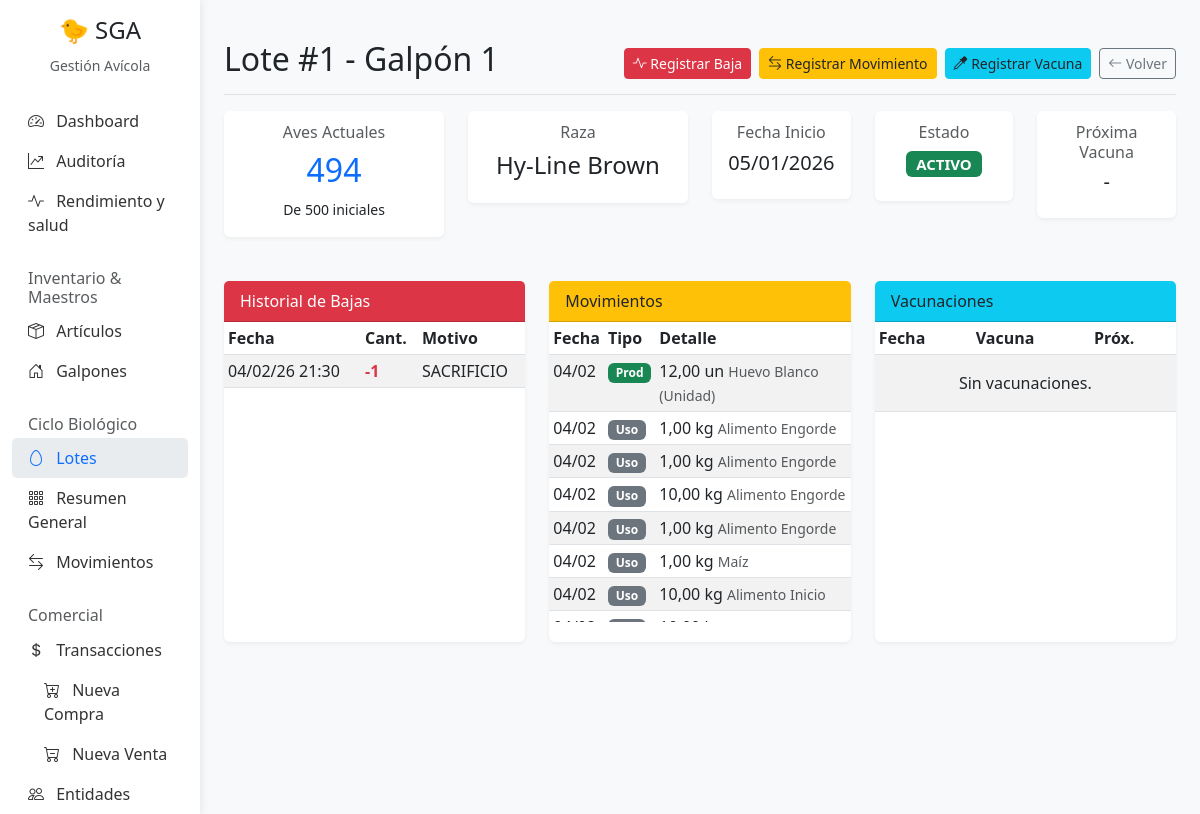
The app's page /lotes/1/ with its own data.
### Gestion/models.py (models this page shows, shortened)
class Lote(models.Model):
    id_lote = models.AutoField(primary_key=True)
    galpon = models.ForeignKey(Galpon, on_delete=models.CASCADE)
    raza = models.CharField(max_length=100)
    fecha_inicio = models.DateField(default=timezone.now)
    aves_iniciales = models.IntegerField()
    aves_actuales = models.IntegerField(editable=False) # Updated by signal
    estado = models.BooleanField(default=True) # Active=True, Closed=False
    fecha_proxima_vacuna = models.DateField(null=True, blank=True)

class Galpon(models.Model):
    id_galpon = models.AutoField(primary_key=True)
    nombre = models.CharField(max_length=100)
    capacidad_max = models.IntegerField()

class RegistroBajas(models.Model):
    id_baja = models.AutoField(primary_key=True)
    lote = models.ForeignKey(Lote, on_delete=models.CASCADE)
    fecha = models.DateTimeField(default=timezone.now)
    cantidad = models.IntegerField()
    motivo = models.CharField(
        max_length=20,
        choices=MotivoBaja.choices,
        default=MotivoBaja.MUERTE_NATURAL
    )

class MovimientoInterno(models.Model):
    id_movimiento = models.AutoField(primary_key=True)
    lote = models.ForeignKey(Lote, on_delete=models.CASCADE)
    articulo = models.ForeignKey(Articulo, on_delete=models.CASCADE)
    tipo_movimiento = models.CharField(
        max_length=20,
        choices=TipoMovimiento.choices
    )
    cantidad = models.DecimalField(max_digits=10, decimal_places=2)
    fecha = models.DateTimeField(default=timezone.now)

class Articulo(models.Model):
    id_articulo = models.AutoField(primary_key=True)
    class UnidadMedida(models.TextChoices):
        UNIDAD = 'Unidad', 'Unidad'
        KG = 'Kg', 'Kg'
        LITRO = 'Litro', 'Litro'
    nombre = models.CharField(max_length=200)
    tipo = models.CharField(max_length=20, choices=TipoArticulo.choices)
    unidad_medida = models.CharField(max_length=50, choices=UnidadMedida.choices, default=UnidadMedida.UNIDAD)
    controlar_stock = models.BooleanField(default=True)
    stock_actual = models.DecimalField(max_digits=10, decimal_places=2, default=0)
    stock_minimo = models.DecimalField(max_digits=10, decimal_places=2, default=0)
    precio_referencia = models.DecimalField(max_digits=10, decimal_places=2, default=0, help_text="Precio base para compras o ventas")
    es_insumo_receta = models.BooleanField(default=False, help_text="Marcar si es un envase o insumo auxiliar para recetas (no se muestra en Kiosco)")

### Gestion/views.py (the view)
# urls.py: path('lotes/<int:pk>/', views.lote_detail, name='lote-detail'),
def lote_detail(request, pk):
    lote = get_object_or_404(Lote, pk=pk)
    bajas = RegistroBajas.objects.filter(lote=lote).order_by('-fecha')
    movimientos = MovimientoInterno.objects.filter(lote=lote).order_by('-fecha')
    vacunaciones = RegistroVacunacion.objects.filter(lote=lote).order_by('-fecha')
    return render(request, 'Gestion/lote_detail.html', {
        'lote': lote,
        'bajas': bajas,
        'movimientos': movimientos,
        'vacunaciones': vacunaciones
    })

### Gestion/templates/Gestion/lote_detail.html (shortened to what this page needs)
{% extends 'Gestion/base.html' %}
{% block content %}
<div class="d-flex justify-content-between flex-wrap flex-md-nowrap align-items-center pt-3 pb-2 mb-3 border-bottom">
    <h1 class="h2">Lote #{{ lote.pk }} - {{ lote.galpon.nombre }}</h1>
    <div class="btn-toolbar mb-2 mb-md-0 gap-2">
        {% if lote.estado %}
        <a href="{% url 'registro-bajas-create' %}?lote_id={{ lote.pk }}" class="btn btn-sm btn-danger">
            <i class="bi bi-activity"></i> Registrar Baja
        </a>
        <a href="{% url 'movimiento-interno-create' %}?lote_id={{ lote.pk }}" class="btn btn-sm btn-warning text-dark">
            <i class="bi bi-arrow-left-right"></i> Registrar Movimiento
        </a>
        <a href="{% url 'registro-vacunacion-create' %}?lote_id={{ lote.pk }}" class="btn btn-sm btn-info text-dark">
            <i class="bi bi-eyedropper"></i> Registrar Vacuna
        </a>
        {% endif %}
        <a href="{% url 'lote-list' %}" class="btn btn-sm btn-outline-secondary">
            <i class="bi bi-arrow-left"></i> Volver
        </a>
    </div>
</div>
<div class="row mb-4">
    <div class="col-md-3">
        <div class="card border-primary">
            <div class="card-body text-center">
                <h6 class="card-subtitle mb-2 text-muted">Aves Actuales</h6>
                <h2 class="card-title text-primary">{{ lote.aves_actuales }}</h2>
                <small>De {{ lote.aves_iniciales }} iniciales</small>
            </div>
        </div>
    </div>
    <div class="col-md-3">
        <div class="card">
            <div class="card-body text-center">
                <h6 class="card-subtitle mb-2 text-muted">Raza</h6>
                <h4>{{ lote.raza }}</h4>
            </div>
        </div>
    </div>
    <div class="col-md-2">
        <div class="card">
            <div class="card-body text-center">
                <h6 class="card-subtitle mb-2 text-muted">Fecha Inicio</h6>
                <h5>{{ lote.fecha_inicio|date:"d/m/Y" }}</h5>
            </div>
        </div>
    </div>
    <div class="col-md-2">
        <div class="card">
            <div class="card-body text-center">
                <h6 class="card-subtitle mb-2 text-muted">Estado</h6>
                <h5>
                    {% if lote.estado %}
                    <span class="badge bg-success">ACTIVO</span>
                    {% else %}
                    <span class="badge bg-secondary">CERRADO</span>
                    {% endif %}
                </h5>
            </div>
        </div>
    </div>
    <div class="col-md-2">
        <div class="card {% if lote.fecha_proxima_vacuna %}border-warning{% endif %}">
            <div class="card-body text-center">
                <h6 class="card-subtitle mb-2 text-muted">Próxima Vacuna</h6>
                <h5>
                    {% if lote.fecha_proxima_vacuna %}
                    {{ lote.fecha_proxima_vacuna|date:"d/m/Y" }}
                    {% else %}
                    -
                    {% endif %}
                </h5>
            </div>
        </div>
    </div>
</div>
<div class="row">
    <div class="col-md-4">
        <div class="card h-100">
            <div class="card-header bg-danger text-white">
                Historial de Bajas
            </div>
            <div class="card-body p-0 table-responsive" style="max-height: 300px;">
                <table class="table table-sm table-striped m-0">
                    <thead>
                        <tr>
                            <th>Fecha</th>
                            <th>Cant.</th>
                            <th>Motivo</th>
                        </tr>
                    </thead>
                    <tbody>
                        {% for baja in bajas %}
                        <tr>
                            <td>{{ baja.fecha|date:"d/m/y H:i" }}</td>
                            <td class="text-danger fw-bold">-{{ baja.cantidad }}</td>
                            <td>{{ baja.get_motivo_display }}</td>
                        </tr>
                        {% empty %}
                        <tr>
                            <td colspan="3" class="text-center p-3">Sin registros.</td>
                        </tr>
                        {% endfor %}
                    </tbody>
                </table>
            </div>
        </div>
    </div>
    <div class="col-md-4">
        <div class="card h-100">
            <div class="card-header bg-warning text-dark">
                Movimientos
            </div>
            <div class="card-body p-0 table-responsive" style="max-height: 300px;">
                <table class="table table-sm table-striped m-0">
                    <thead>
                        <tr>
                            <th>Fecha</th>
                            <th>Tipo</th>
                            <th>Detalle</th>
                        </tr>
                    </thead>
                    <tbody>
                        {% for mov in movimientos %}
                        <tr>
                            <td>{{ mov.fecha|date:"d/m" }}</td>
                            <td>
                                {% if mov.tipo_movimiento == 'CONSUMO' %}
                                <span class="badge bg-secondary">Uso</span>
                                {% else %}
                                <span class="badge bg-success">Prod</span>
                                {% endif %}
                            </td>
                            <td>{{ mov.cantidad }} {{ mov.articulo.unidad_medida }} <small
                                    class="text-muted">{{ mov.articulo.nombre }}</small></td>
                        </tr>
                        {% empty %}
                        <tr>
                            <td colspan="3" class="text-center p-3">Sin movimientos.</td>
                        </tr>
                        {% endfor %}
                    </tbody>
                </table>
            </div>
        </div>
    </div>
    <div class="col-md-4">
        <div class="card h-100">
            <div class="card-header bg-info text-dark">
                Vacunaciones
            </div>
            <div class="card-body p-0 table-responsive" style="max-height: 300px;">
                <table class="table table-sm table-striped m-0">
                    <thead>
                        <tr>
                            <th>Fecha</th>
                            <th>Vacuna</th>
                            <th>Próx.</th>
                        </tr>
                    </thead>
                    <tbody>
                        {% for vac in vacunaciones %}
                        <tr>
                            <td>{{ vac.fecha|date:"d/m/y" }}</td>
                            <td>{{ vac.nombre_vacuna }}</td>
                            <td>{{ vac.proxima_fecha_sugerida|date:"d/m"|default:"-" }}</td>
                        </tr>
                        {% empty %}
                        <tr>
                            <td colspan="3" class="text-center p-3">Sin vacunaciones.</td>
                        </tr>
                        {% endfor %}
                    </tbody>
                </table>
            </div>
        </div>
    </div>
</div>
{% endblock %}

### Gestion/templates/Gestion/base.html (style rules this page uses)
body { background-color: #f8f9fa; }
.card { border: none; box-shadow: 0 2px 4px rgba(0, 0, 0, 0.05); margin-bottom: 20px; }

### records on screen
Lote: pk "1", galpon.nombre "Galpón 1", aves_actuales "494", aves_iniciales "500", raza "Hy-Line Brown", fecha_inicio "05/01/2026"
RegistroBajas: fecha "04/02/26 21:30", cantidad "1", motivo "SACRIFICIO"
MovimientoInterno: fecha "04/02", tipo_movimiento "Prod", cantidad "12,00", articulo.unidad_medida "un", articulo.nombre "Huevo Blanco (Unidad)"
MovimientoInterno: fecha "04/02", tipo_movimiento "Uso", cantidad "1,00", articulo.unidad_medida "kg", articulo.nombre "Alimento Engorde"
MovimientoInterno: fecha "04/02", tipo_movimiento "Uso", cantidad "1,00", articulo.unidad_medida "kg", articulo.nombre "Alimento Engorde"
MovimientoInterno: fecha "04/02", tipo_movimiento "Uso", cantidad "10,00", articulo.unidad_medida "kg", articulo.nombre "Alimento Engorde"
MovimientoInterno: fecha "04/02", tipo_movimiento "Uso", cantidad "1,00", articulo.unidad_medida "kg", articulo.nombre "Alimento Engorde"
MovimientoInterno: fecha "04/02", tipo_movimiento "Uso", cantidad "1,00", articulo.unidad_medida "kg", articulo.nombre "Maíz"
MovimientoInterno: fecha "04/02", tipo_movimiento "Uso", cantidad "10,00", articulo.unidad_medida "kg", articulo.nombre "Alimento Inicio"
